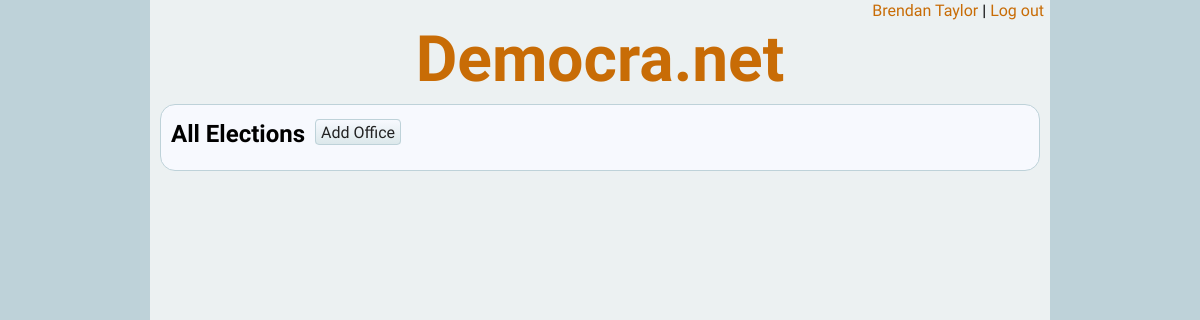
Page /elecbrws.php (signed in) on the earlier database version.
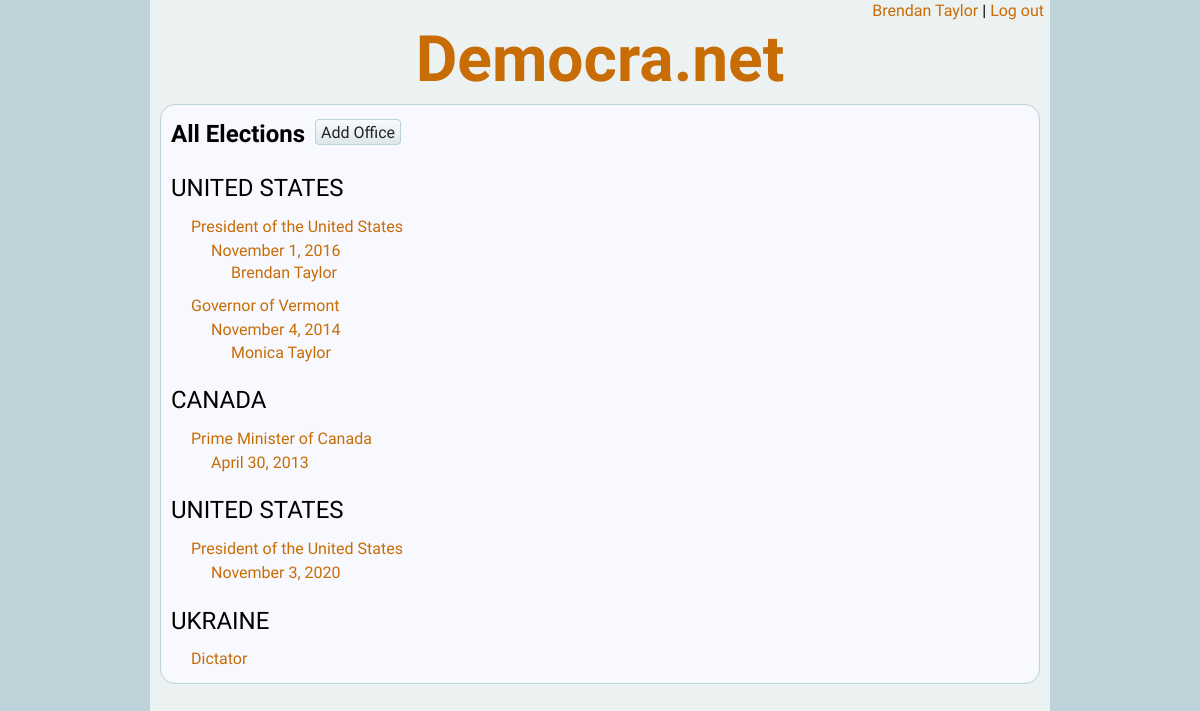
Same page on the later database version.
### tables this page shows
CREATE TABLE `citizens` (
  `citizen_id` int(11) NOT NULL AUTO_INCREMENT,
  `password` varchar(100) NOT NULL,
  `email` varchar(100) NOT NULL,
  `name` varchar(100) DEFAULT NULL,
  `birth_year` int(11) DEFAULT NULL,
  `gender` int(11) DEFAULT NULL,
  `country` int(11) DEFAULT NULL,
  `postal_code` varchar(25) DEFAULT NULL,
  PRIMARY KEY (`citizen_id`)
);

CREATE TABLE `offices` (
  `office_id` int(11) NOT NULL AUTO_INCREMENT,
  `name` varchar(200) DEFAULT NULL,
  `description` varchar(1000) DEFAULT NULL,
  `country_id` int(11) DEFAULT NULL,
  `office_holder` int(11) DEFAULT NULL,
  PRIMARY KEY (`office_id`)
);

CREATE TABLE `countries` (
  `country_id` int(11) NOT NULL AUTO_INCREMENT,
  `name` varchar(100) DEFAULT NULL,
  PRIMARY KEY (`country_id`)
);

CREATE TABLE `candidates` (
  `candidate_id` int(11) NOT NULL AUTO_INCREMENT,
  `citizen_id` int(11) DEFAULT NULL,
  `election_id` int(11) DEFAULT NULL,
  `party` varchar(100) DEFAULT NULL,
  `website` varchar(200) DEFAULT NULL,
  `summary` varchar(2000) DEFAULT NULL,
  PRIMARY KEY (`candidate_id`)
);

### inc/class.citizen.php (called while the page is built, shortened)
<?php
require_once ("class.database.php");
class citizen
{
	public $citizen_id = null;
	public function check_session()
	{
		if (isset($_SESSION['citizen_id']))
		{
			$this->citizen_id = $_SESSION['citizen_id'];
		}
	}
	public function load_db($db)
	{
		$this->db = $db;
		$sql = "SELECT * FROM citizens WHERE citizen_id = '{$this->citizen_id}'";
		$this->db->execute_query($sql);
		$line = $this->db->fetch_line();
		$this->name = $line['name'];
	}
}
?>

### inc/class.database.php (called while the page is built, shortened)
<?php
class database {
	public $conn = null;
	public $result = null;
	public function open_connection()
	{
		$this->conn = new mysqli(self::DB_HOST, self::DB_UNAME, self::DB_PWD, self::DB_NAME)
			or die("Connect Error (" . $this->conn->connect_errno . ") " . $this->conn->connect_error);
	}
	public function execute_query($sql)
	{
		$this->result = $this->conn->query($sql)
			or die("Could not execute the query: {$this->conn->error}<br />sql = {$sql}");
	}
	public function get_result()
	{
		return $this->result;
	}
	public function fetch_line($result = null)
	{
		if ($result)
		{
			$line = $result->fetch_assoc();
		}
		else
		{
			$line = $this->result->fetch_assoc();
		}
		return $line;
	}
}
?>

### elecbrws.php (the view, shortened to what this page needs)
<?php
require_once ("inc/class.database.php");
require_once ("inc/class.citizen.php");
$db = new database();
$db->open_connection();
$citizen = new citizen();
$citizen->check_session();
if ($citizen->in_session)
{
	$citizen->load_db($db);
}
else
{
	header("Location:login.php");
}
echo DOC_TYPE;
?>
<html>
<head>
	<link rel="stylesheet" type="text/css" href="style/democranet.css" />
</head>
<body>
<div id="container">
<?php include("inc/header.login.php"); ?>
	<div class="content">
		<p class="with_btn"><span class="title">All Elections</span><a class="btn" href="office.php?m=n">Add Office</a></p>
<?php echo get_elections(); ?>
	</div>
</div>
</body>
</html>
<?php
function get_elections() {
	global $db;
	$ret = "";
	$last_country = "";
	$last_office = "";
	$sql = "SELECT c.country_id, c.name country_name, o.office_id, o.name office_name, e.election_id, DATE_FORMAT(e.date, '%M %e, %Y') election_date
		FROM offices o LEFT JOIN elections e ON o.office_id = e.office_id
		LEFT JOIN countries c ON o.country_id = c.country_id";
	$db->execute_query($sql);
	$result = $db->get_result();
	while ($line = $db->fetch_line($result)) {
		$this_country = $line['country_name'];
		if ($this_country != $last_country)
		{
			$ret .= "<p class=\"lev1 with_btn\">{$line['country_name']}</p>\n";
		}
		$this_office = $line['office_name'];
		if ($this_office != $last_office)
		{
			$ret .= "<p class=\"lev2\"><a href=\"office.php?m=r&id={$line['office_id']}\">{$line['office_name']}</a></p>\n";
		}
		$ret .= "<p class=\"lev3\"><a href=\"election.php?m=r&id={$line['election_id']}\">{$line['election_date']}</a></p>\n";
		$sql = "SELECT c.candidate_id, ci.name FROM candidates c LEFT JOIN citizens ci ON c.citizen_id = ci.citizen_id
			WHERE c.election_id = '{$line['election_id']}'";
		$db->execute_query($sql);
		while ($line2 = $db->fetch_line())
		{
			$ret .= "<p class=\"lev4\"><a href=\"candidate.php?m=r&id={$line2['candidate_id']}\">{$line2['name']}</a></p>\n";
		}
		$last_country = $this_country;
		$last_office = $this_office;
	}
	return $ret;
}
?>

### inc/header.login.php
<div id="login">
	<p><a href="citizen.php"><?php echo $citizen->name; ?></a>&nbsp;|&nbsp;<a href="login.php?m=lo">Log out</a></p>
</div>
<div id="header">
	<h1><a href="index.php">Democra.net</a></h1>
</div>

### style/democranet.css (style rules this page uses)
body { font-family: 'Quattrocento Sans', helvetica, arial, sans-serif; font-size: 100%; line-height: 1.4; background-color: #BED2D9; margin: 0; }
h1, h2, h3, h4, h5 { font-family: 'Dosis', sans-serif; font-weight: 600; line-height: 1.2; margin-bottom: .5em; }
p { font-family: 'Quattrocento Sans', helvetica, arial, sans-serif; font-size: 1em; font-weight: 400; margin-top: .2em; margin-bottom: .5em; }
.title { font-size: 1.5em; margin: 0 0 .5em 0; font-weight: 700; }
.btn { border-style: solid; border-color: #BED2D9; border-radius: 4px; border-width: 1px; padding: 3px 5px 2px; background-image: linear-gradient(#F7F9FE, #DCE8EB); cursor: pointer; }
a.btn:link { text-decoration: none; color: #222; -webkit-transition: all 0s linear; -moz-transition: all 0s linear; -ms-transition: all 0s linear; -o-transition: all 0s linear; transition: all 0s linear; }
a:link { text-decoration: none; color: #C86C06; -webkit-transition: all .1s linear; -moz-transition: all .1s linear; -ms-transition: all .1s linear; -o-transition: all .1s linear; transition: all .1s linear; }
#header { text-align: center; padding: 0; }
#header h1 { margin-top:0; margin-bottom: 0; font-size: 4em; }
#container { margin: 0 auto; min-width: 200px; max-width: 900px; background-color: #ECF1F2; min-height: 780px; padding-bottom: 5px; }
#login { text-align: right; padding-right: 6px; }
#login p { margin: 0; }
.content { margin: 5px 10px; padding: 10px; background-color: #F7F9FE; border-radius: 15px; border: 1px solid #BED2D9; }
.with_btn .btn { position: relative; top: -4px; left: 10px; }

### elecbrws.php (style rules this page uses)
p.lev1 { margin: 20px 0 2px 0; font-size: 150%; }
p.lev2 { margin: 10px 0 2px 20px; }
p.lev3 { margin: 0 0 0 40px; }
p.lev4 { margin: 0 0 0 60px; }

Differences in the rows shown:
added offices: country.name "UNITED STATES", name "President of the United States", election_date "November 1, 2016", election_date "November 3, 2020"
added candidates: citizen.name "Brendan Taylor", shown under "UNITED STATES"
added offices: name "Governor of Vermont", election_date "November 4, 2014"
added candidates: citizen.name "Monica Taylor", shown under "Governor of Vermont"
added offices: country.name "CANADA", name "Prime Minister of Canada", election_date "April 30, 2013"
added offices: country.name "UKRAINE", name "Dictator"
